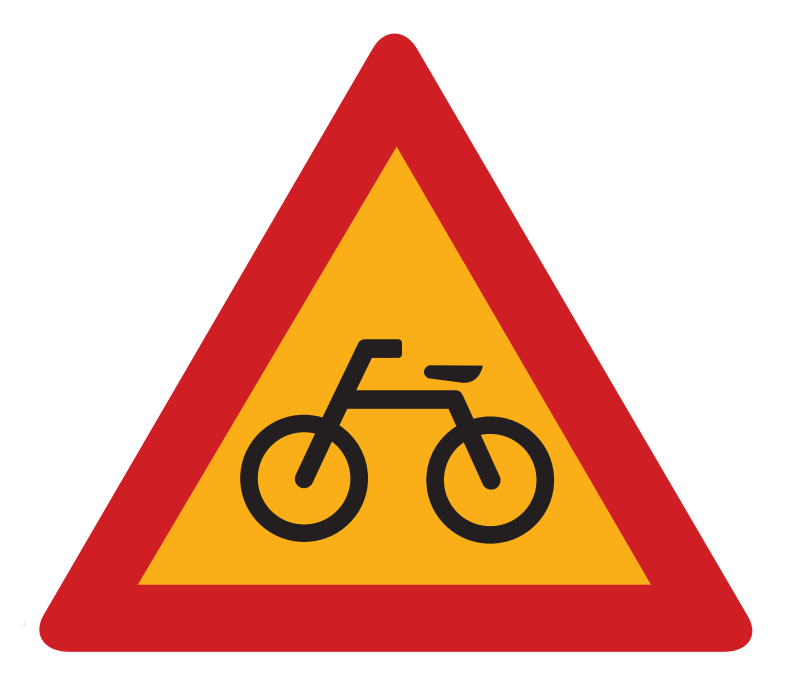
#> input picture HOG + KNN/dynamicObstacle.png, 790 x 691 px, given as the content of the folder dynamicObstacle.png, which was not available
$ python SignAreaROI_Video.py --training dynamicObstacle.png   (older library calls are emulated)
#> lines starting #> are read from the running program, lines starting #| are printed output that depends on the picture; after the words box and inside, x2 and y2 are one past the last pixel; in counts of white or black regions, pixels touching at a corner belong together; pictures that were not available may be replaced by others from this repository, and a replacement may not be noted
#import the necessary packages
from sklearn.neighbors import KNeighborsClassifier
from sklearn.svm import SVC
from skimage import exposure
from skimage import feature
from imutils import paths

import argparse
import imutils
import numpy as np
import cv2

HSV_RED_LOWER = np.array([0, 100, 100])
HSV_RED_UPPER = np.array([10, 255, 255])
HSV_RED_LOWER1 = np.array([160, 100, 100])
HSV_RED_UPPER1 = np.array([179, 255, 255])

HSV_YELLOW_LOWER = np.array([10, 80, 120])
HSV_YELLOW_UPPER = np.array([40, 255, 255])

HSV_BLUE_LOWER = np.array([80, 160, 65])
HSV_BLUE_UPPER = np.array([140, 255, 255])

#construct the argument parse and parse command line arguments
ap = argparse.ArgumentParser()
ap.add_argument("-d", "--training", required=True, help="Path to the logos training dataset")
args = vars(ap.parse_args())


# initialize the data matrix and labels
print ("[INFO] extracting features...")
data = []
labels = []

# loop over the image paths in the training set
for imagePath in paths.list_images(args["training"]):
	# extract the make of the car
	make = imagePath.split("/")[-2]

	# load the image, convert it to grayscale, and detect edges
	image = cv2.imread(imagePath)
#> image is the input picture: shape (691, 790, 3); mean B, G, R 157.5, 181.6, 235.5
	gray = cv2.cvtColor(image, cv2.COLOR_BGR2GRAY)

	# gray = cv2.resize(gray, (400, 400))

	# kernel = np.ones((1, 1), np.uint8)
	# erosion = cv2.erode(gray, kernel, iterations=1)

	# edged = imutils.auto_canny(gray)


	# find contours in the edge map, keeping only the largest one which
	# is presmumed to be the car logo
	# cnts = cv2.findContours(edged.copy(), cv2.RETR_EXTERNAL,
	# 	cv2.CHAIN_APPROX_SIMPLE)
	# cnts = cnts[0] if imutils.is_cv2() else cnts[1]
	# c = max(cnts, key=cv2.contourArea)
	#
	# # extract the logo of the car and resize it to a canonical width
	# # and height
	# (x, y, w, h) = cv2.boundingRect(c)
	# logo = gray[y:y + h, x:x + w]
	logo = cv2.resize(gray, (128, 128))
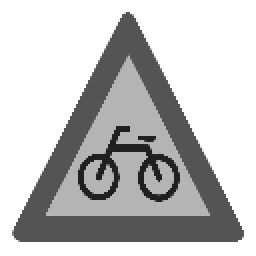
#> logo: shape (128, 128) (shown 2 times larger); min 32, max 255, mean 194.4
	# cv2.imshow("logo", logo)

	# extract Histogram of Oriented Gradients from the logo
	H = feature.hog(logo, orientations=8, pixels_per_cell=(12, 12),
		cells_per_block=(2, 2), transform_sqrt=True, block_norm="L2")
#> H = 2592 values, max 0.893 at index 822, min 0 at index 0, mean 0.07

	# update the data and labels
	data.append(H)
	labels.append(make)

# "train" the nearest neighbors classifier
print("[INFO] training classifier...")
model = KNeighborsClassifier(n_neighbors=1)
# model = SVC(gamma = 'guto')

model.fit(data, labels)
print(model)
print("[INFO] evaluating...")

cap = cv2.VideoCapture(0);

while True:
	ret, img = cap.read();
	cv2.imshow("frame", img)
	# img = cv2.resize(img, (400, 400))

	gray = cv2.cvtColor(img, cv2.COLOR_BGR2GRAY)

	hsv = cv2.cvtColor(img, cv2.COLOR_BGR2HSV)
#> hsv: shape (691, 790, 3); mean H, S, V 50.5, 90.8, 235.5

	# cv2.imshow("hsv", hsv)
	redBinary = cv2.inRange(hsv, HSV_RED_LOWER, HSV_RED_UPPER)
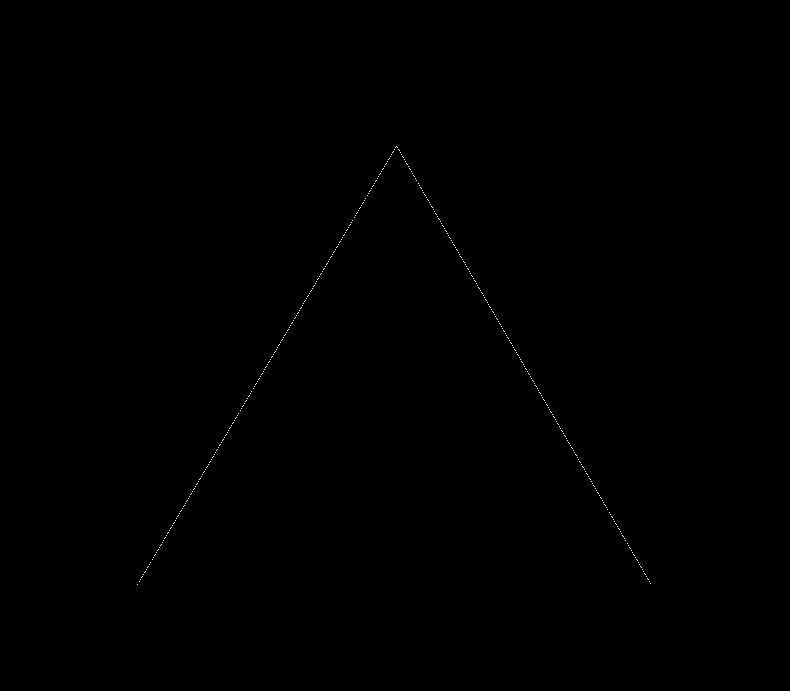
#> redBinary: shape (691, 790); 0.09% white in thin lines or dots, all inside (x1, y1, x2, y2) = (137, 146, 651, 585)
	redBinary1 = cv2.inRange(hsv, HSV_RED_LOWER1, HSV_RED_UPPER1)
#> redBinary1: shape (691, 790); 22.9% white; 1 white region, box (x1, y1, x2, y2) and area: (39, 34, 752, 652) 125182
	redBinary = cv2.bitwise_or(redBinary, redBinary1)
#> redBinary: shape (691, 790); 23% white; 1 white region, box (x1, y1, x2, y2) and area: (39, 34, 752, 652) 125687
	# cv2.imshow("red", redBinary)
	yellowBinary = cv2.inRange(hsv, HSV_YELLOW_LOWER, HSV_YELLOW_UPPER)
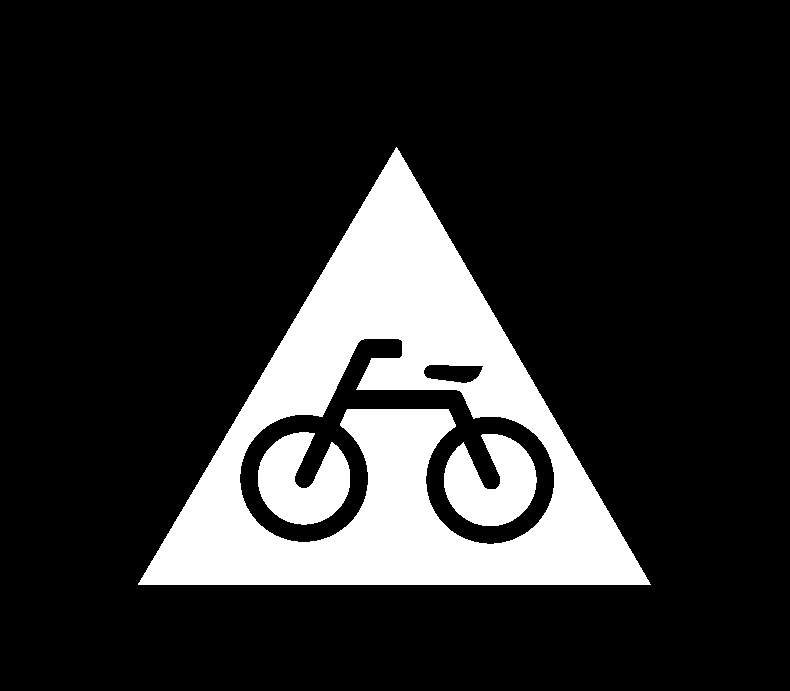
#> yellowBinary: shape (691, 790); 17.1% white; 3 white regions
	# cv2.imshow("yellow", yellowBinary)
	blueBinary = cv2.inRange(hsv, HSV_BLUE_LOWER, HSV_BLUE_UPPER)
#> blueBinary: shape (691, 790); every value is 0
	# cv2.imshow("blue", blueBinary)
	# binary = cv2.bitwise_and(cv2.bitwise_or(yellowBinary, blueBinary), cv2.bitwise_not(redBinary))
	binary = cv2.bitwise_or( blueBinary, (redBinary))

	image, contours, hierachy = cv2.findContours(binary, cv2.RETR_TREE,cv2.CHAIN_APPROX_SIMPLE)
#> contours = 2 contours; box (x1, y1, x2, y2) and area: (39, 34, 752, 652) 237315, (137, 146, 652, 586) 113292

	print(len(contours))
#| 2

	for cnt in contours:
		area = cv2.contourArea(cnt)
		# print(area)
		binary = cv2.drawContours(binary, [cnt], -1, (255,255,255), -1)
#> this loop made 2 passes
#> area on passes 1 to 2: 237315, 113292
#> pass 1, `binary = cv2.drawContours(binary, [cnt], -1, (255,255,255), -1)`:
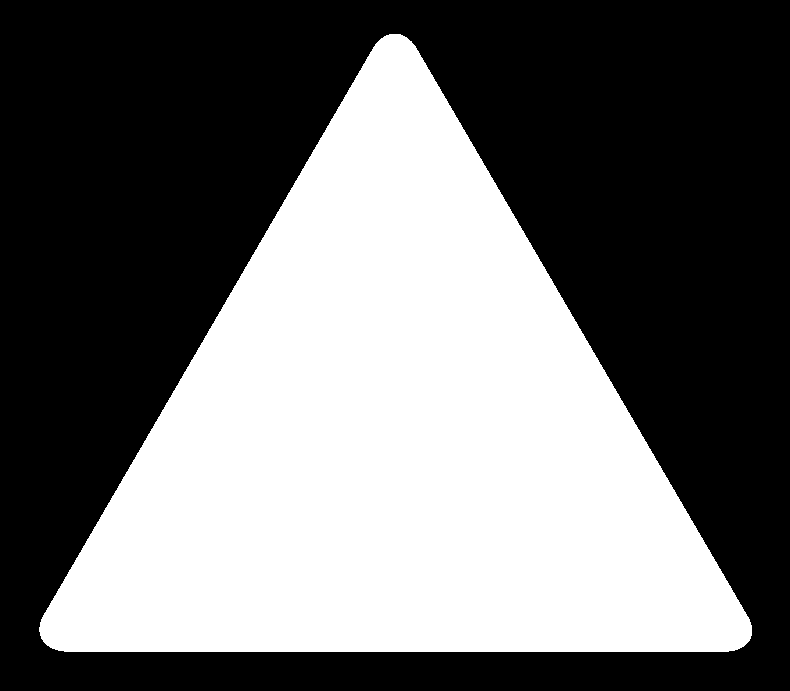
#> binary: shape (691, 790); 43.7% white; 1 white region


	image, goodContours, hierachy = cv2.findContours(binary, cv2.RETR_TREE,cv2.CHAIN_APPROX_SIMPLE)
#> goodContours = 1 contour; box (x1, y1, x2, y2) and area: (39, 34, 752, 652) 237315

	kernel = np.ones((3, 3), np.uint8)

	gray = cv2.bitwise_and(binary, gray)
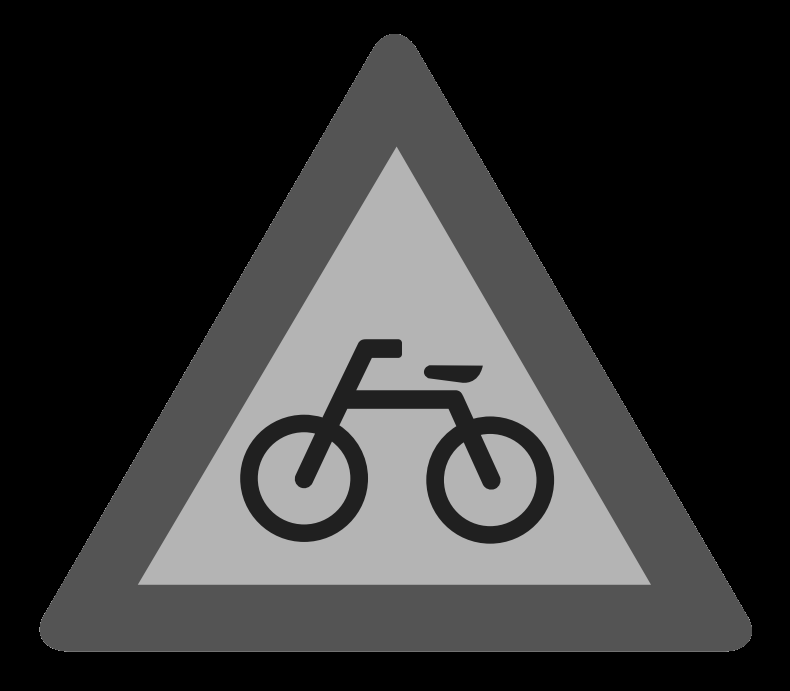
#> gray: shape (691, 790); min 0, max 180, mean 51.2

	# gray = cv2.bitwise_and(cv2.dilate(binary, kernel, iterations = 1), gray)
	# cv2.imshow("hi", gray)


	for cnt in goodContours:
		area = cv2.contourArea(cnt)
		print(area)
		if area > 2000.0 :
			x, y, w, h = cv2.boundingRect(cnt)
			rate = w / h
			if rate > 0.6 and rate < 1.4 :
				cv2.rectangle(img, (x, y), (x+w, y+h), (200, 152, 50), 2)
				inputImage = gray[y:y+h, x:x+w]
				#
				# kernel = np.ones((1, 1), np.uint8)
				# erosion = cv2.erode(inputImage, kernel, iterations=1)
				logo = cv2.resize(inputImage, (128, 128))
				cv2.imshow("logo", logo)
				(H, hogImage) = feature.hog(logo, orientations=8, pixels_per_cell=(12, 12), \
					cells_per_block=(2, 2), transform_sqrt=True, block_norm="L2", visualise=True)

				cv2.imshow("hog", hogImage)
				pred = model.predict(H.reshape(1, -1))[0]

				cv2.putText(img, pred.title(), (x, y), cv2.FONT_HERSHEY_SIMPLEX, 1, \
					(70, 255, 0), 2)
#> this loop made 1 pass
#> (area, x, y, w, h, rate, pred) on pass 1: (237315, 39, 34, 713, 618, 1.15, '_only')
#| 237315.0
#> pass 1, `cv2.imshow("hog", hogImage)`:
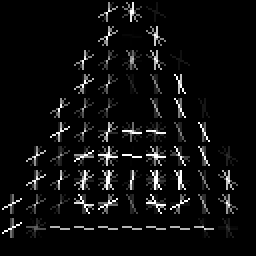
#> window 'hog': shape (128, 128) (shown 2 times larger); min 0, max 255, mean 13.5
#> after the loop:
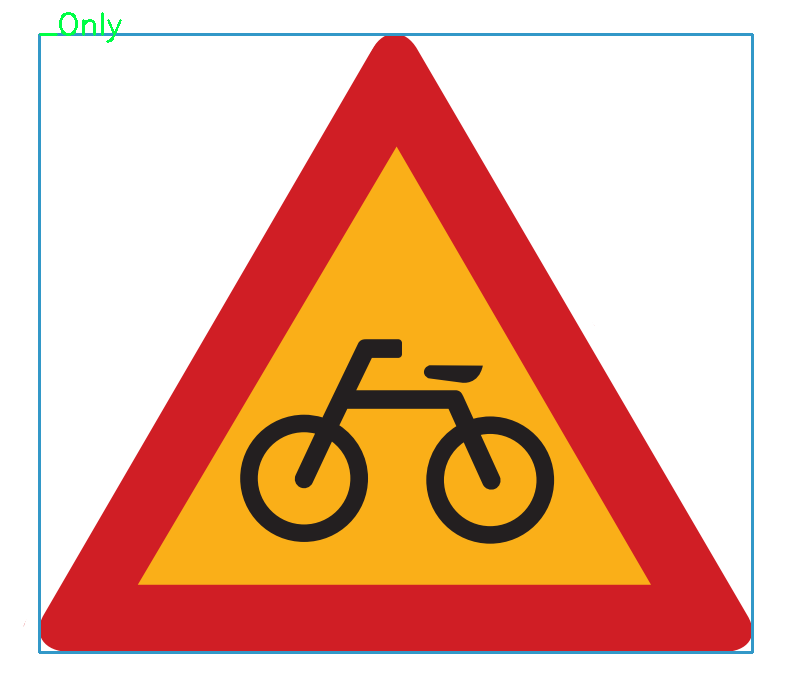
#> img: shape (691, 790, 3); mean B, G, R 156.8, 180.3, 232.3


	cv2.imshow("candidates", img)
	if cv2.waitKey(1) == 27:
#> (key Esc is pressed here)
		break;


# 색공간 변환
#
# 이진화
#
# contours
#
# copyTo
#
# ROI
